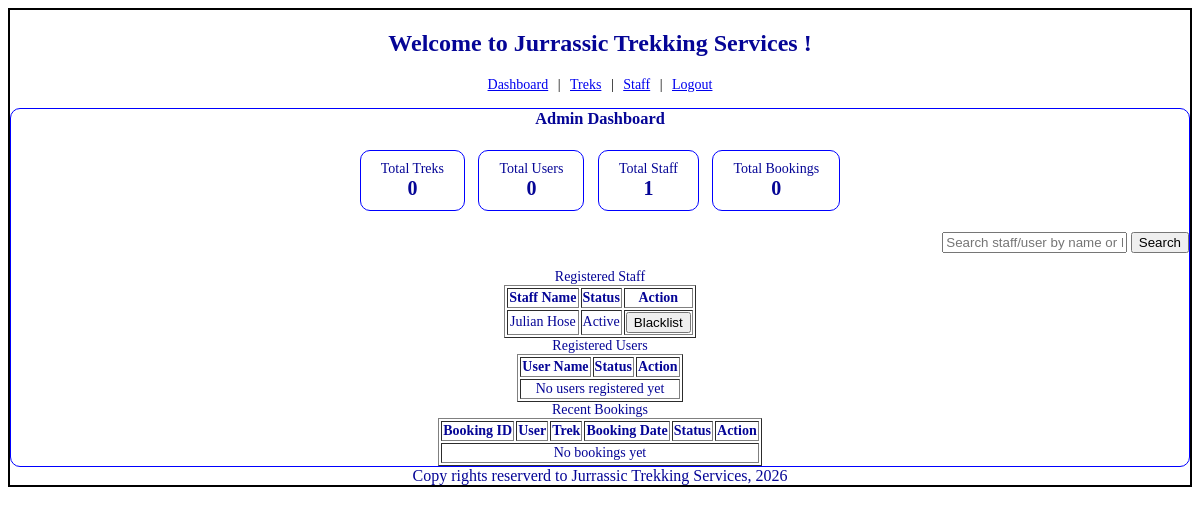
Page /admin/ (signed in) on the earlier database version.
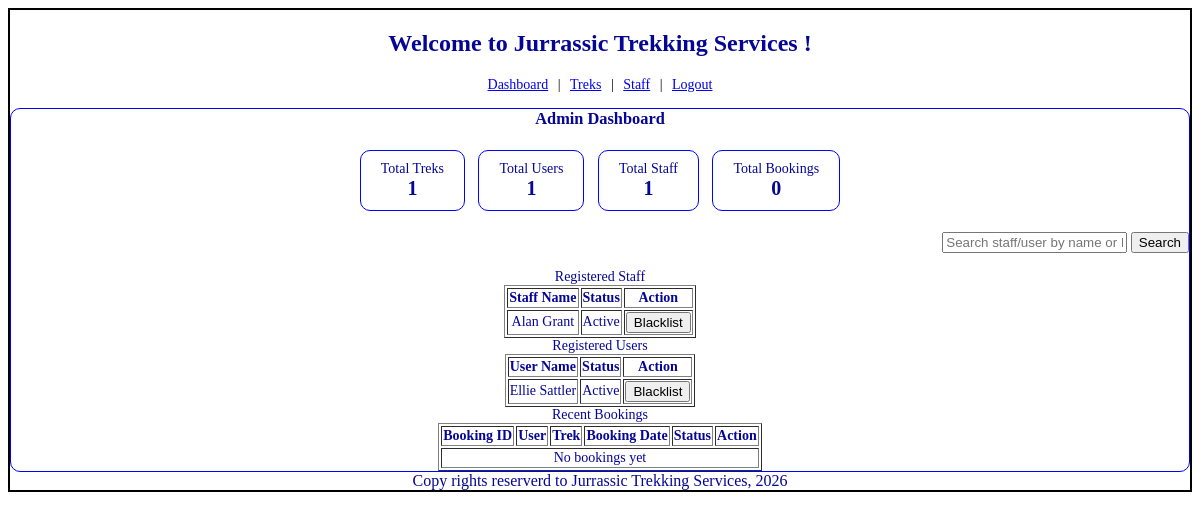
Same page on the later database version.
### models.py (models this page shows)
class user(db.Model):
    user_id = db.Column(db.Integer, primary_key=True)
    full_name = db.Column(db.String, nullable=False)  # changed True -> False, signup form now always collects this
    email = db.Column(db.String, unique=True, nullable=False)
    password = db.Column(db.String, nullable=False)
    role = db.Column(db.String, nullable=False)
    status = db.Column(db.String, nullable=False , default="Active")
    created_at = db.Column(db.DateTime, nullable=False, default=datetime.utcnow)
    staff_profile = db.relationship(
        'staff_profile', backref='user', uselist=False, cascade="all, delete-orphan"
    )
    trekker = db.relationship(
        'trekker', backref='user', uselist=False, cascade="all, delete-orphan"
    )

### controller.py (the view, shortened to what this page needs)
@app.route("/admin/")
def admin_console():
  if session.get('role') != 'Admin':
    return redirect(url_for('signin'))
  q = request.args.get('q', '')
  staff_query = user.query.filter_by(role="Staff")
  trekker_query = user.query.filter_by(role="Trekker")
  staff_list = staff_query.all()
  trekker_list = trekker_query.all()
  recent_bookings = booking.query.order_by(booking.booking_date.desc()).limit(5).all()
  return render_template("admin_dashboard.html",
    total_treks=trek.query.count(),
    total_users=user.query.filter_by(role="Trekker").count(),
    total_staff=user.query.filter_by(role="Staff").count(),
    total_bookings=booking.query.count(),
    staff_list=staff_list,
    trekker_list=trekker_list,
    recent_bookings=recent_bookings,
    q=q)

### templates/admin_dashboard.html
{% extends "base.html" %}
{% block content %}
    <div class="navlinks">
        <a href="/admin/">Dashboard</a> |
        <a href="/admin/treks">Treks</a> |
        <a href="/admin/staff">Staff</a> |
        <a href="/logout">Logout</a>
    </div>
    <div class="dashboard-form">
        <h3 class="center">Admin Dashboard</h3><br>
        <div class="center">
            <div class="stat-box">Total Treks<br><b>{{total_treks}}</b></div>
            <div class="stat-box">Total Users<br><b>{{total_users}}</b></div>
            <div class="stat-box">Total Staff<br><b>{{total_staff}}</b></div>
            <div class="stat-box">Total Bookings<br><b>{{total_bookings}}</b></div>
        </div>
        <br>
        <form method="GET" action="/admin/" style="text-align:right;">
            <input type="text" name="q" value="{{q}}" placeholder="Search staff/user by name or ID">
            <input type="submit" value="Search">
        </form>
        <br>
        <table class="center" name="Staff" border="1">
        <caption>Registered Staff</caption>
        <tr>
            <th>Staff Name</th>
            <th>Status</th>
            <th>Action</th>
        </tr>
        {% for s in staff_list %}
        <tr>
            <td>{{s.full_name}}</td>
            <td>{{s.status}}</td>
            <td>
                <form method="POST" action="/toggle_status/{{s.user_id}}" style="display:inline;">
                    <input type="submit" value="{{ 'Blacklist' if s.status=='Active' else 'Activate' }}">
                </form>
            </td>
        </tr>
        {% else %}
        <tr><td colspan="3">No staff registered yet</td></tr>
        {% endfor %}
        </table>
        <table class="center" name="Users" border="1">
        <caption>Registered Users</caption>
        <tr>
            <th>User Name</th>
            <th>Status</th>
            <th>Action</th>
        </tr>
        {% for u in trekker_list %}
        <tr>
            <td>{{u.full_name}}</td>
            <td>{{u.status}}</td>
            <td>
                <form method="POST" action="/toggle_status/{{u.user_id}}" style="display:inline;">
                    <input type="submit" value="{{ 'Blacklist' if u.status=='Active' else 'Activate' }}">
                </form>
            </td>
        </tr>
        {% else %}
        <tr><td colspan="3">No users registered yet</td></tr>
        {% endfor %}
        </table>
        <table class="center" name="Recent Bookings" border="1">
        <caption>Recent Bookings</caption>
        <tr>
            <th>Booking ID</th>
            <th>User</th>
            <th>Trek</th>
            <th>Booking Date</th>
            <th>Status</th>
            <th>Action</th>
        </tr>
        {% for b in recent_bookings %}
         <tr>
            <td>{{b.booking_id}}</td>
            <td>{{b.trekker.user.full_name}}</td>
            <td>{{b.trek.trek_name}}</td>
            <td>{{b.booking_date}}</td>
            <td>{{b.booking_status}}</td>
            <td><a href="/admin/booking/{{b.booking_id}}">View</a></td>
         </tr>
        {% else %}
        <tr><td colspan="6">No bookings yet</td></tr>
        {% endfor %}
        </table>
    </div>
{% endblock %}

### templates/base.html (shortened to what this page needs)
<!DOCTYPE html>
<html lang="en">
<head>
    <link rel="stylesheet" href="/static/main.css">
</head>
<body>
 <div class="container">
    <div class="center" >
        <h2>Welcome to Jurrassic Trekking Services !</h2>
    </div>
    {% block content %}{% endblock %}
 <div class="center">Copy rights reserverd to Jurrassic Trekking Services, 2026</div>
 </div>
</body>
</html>

### static/main.css (style rules this page uses)
.container { border: 2px solid black; }
.center { text-align: center; margin: auto; color: rgb(5 , 5 , 150); }
.dashboard-form { border: 1px solid blue; margin: auto; border-radius: 10px; font-size: 14px; text-align: justify; }
.navlinks { text-align: center; margin-bottom: 15px; font-size: 14px; }
.navlinks a { margin: 0 6px; }
.stat-box { display: inline-block; border: 1px solid blue; border-radius: 10px; padding: 10px 20px; margin: 5px; text-align: center; }
.stat-box b { font-size: 20px; }

Differences in the rows shown:
removed user: full_name "Julian Hose", status "Active", status "Blacklist", shown under "Registered Staff"
added user: full_name "Alan Grant", status "Active", status "Blacklist", shown under "Registered Staff"
added user: full_name "Ellie Sattler", status "Active", status "Blacklist", shown under "Registered Users"
Other differences:
{{ total_treks }}: "0" → "1"
{{ total_users }}: "0" → "1"
text no longer shown: "No users registered yet"
